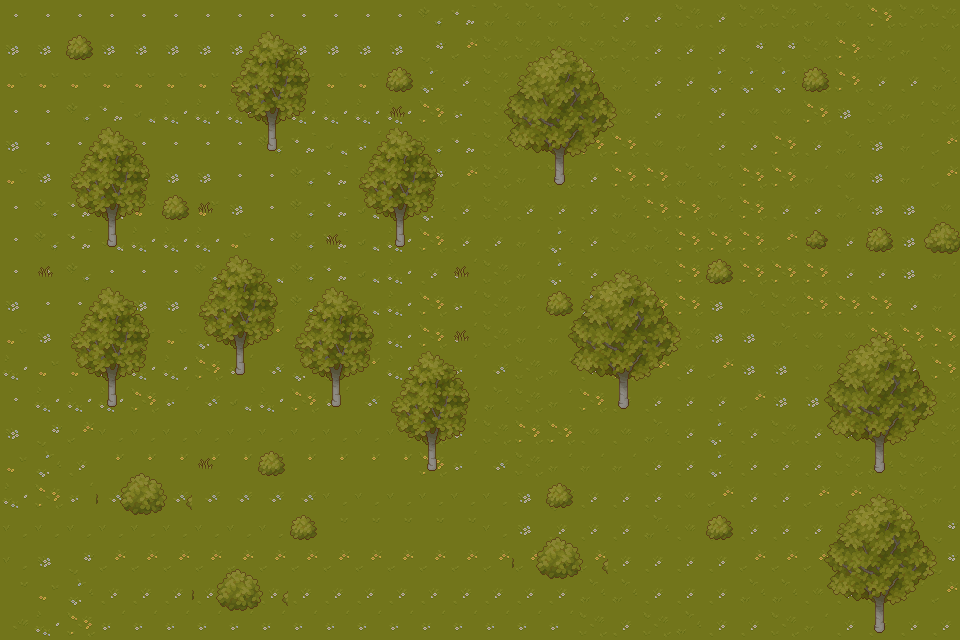

A 2D game scene composited from a Tiled map and its tileset images. What follows is a short description and the map's XML, with every tile layer's data as written:
An orthogonal 30x20 tile map with 32x32 px tiles, 2 tile layers (Base_Map, Plants), 3 tilesets and 11 objects.

<map version="1.10" tiledversion="1.11.0" orientation="orthogonal" renderorder="right-down" width="30" height="20" tilewidth="32" tileheight="32" infinite="0" nextlayerid="4" nextobjectid="12">
 <tileset firstgid="1" name="TX Tileset Grass" tilewidth="32" tileheight="32" tilecount="64" columns="8">
  <image source="TX Tileset Grass.png" width="256" height="256" />
 </tileset>
 <tileset firstgid="65" name="TX Shadow Plant" tilewidth="32" tileheight="32" tilecount="256" columns="16">
  <image source="TX Shadow Plant.png" width="512" height="512" />
 </tileset>
 <tileset firstgid="321" name="TX Plant" tilewidth="32" tileheight="32" tilecount="256" columns="16">
  <image source="TX Plant.png" width="512" height="512" />
 </tileset>
 <layer id="1" name="Base_Map" width="30" height="20">
  <data encoding="csv">
5,5,5,5,5,5,5,5,5,5,5,5,5,6,7,18,18,18,18,23,23,26,23,26,26,18,18,30,26,26,
13,13,13,13,13,13,13,13,5,13,13,13,13,14,15,26,26,26,26,26,23,23,23,14,14,26,30,26,27,19,
21,21,21,21,21,21,21,21,13,21,21,21,21,22,23,26,27,22,22,18,23,23,22,22,22,30,30,23,23,18,
5,5,6,7,8,29,29,29,21,29,29,29,29,30,31,26,30,30,30,19,23,27,23,19,19,30,13,26,27,26,
13,5,5,5,5,5,5,5,6,7,8,31,5,6,7,26,27,18,30,30,19,27,23,23,30,23,18,13,27,15,
21,13,13,13,13,13,13,5,5,6,7,8,13,14,15,26,27,26,23,30,30,18,18,30,30,27,19,13,27,15,
5,6,7,8,21,21,21,13,5,6,7,8,21,22,23,26,23,23,23,18,30,30,18,30,23,23,18,13,13,19,
5,6,7,8,29,29,29,21,5,6,7,8,29,30,23,23,27,22,23,26,18,30,30,30,15,23,23,26,13,27,
5,5,6,5,5,5,6,7,8,6,7,8,29,23,31,26,27,22,23,23,18,30,13,30,30,30,23,23,13,27,
13,5,5,13,13,13,14,15,16,6,7,8,29,30,31,26,27,19,22,23,30,30,13,18,26,30,30,30,23,27,
21,13,13,21,21,21,22,23,24,14,15,16,29,30,31,26,27,27,22,30,30,26,13,13,18,19,19,30,30,30,
29,21,21,29,29,29,30,31,32,22,23,24,29,30,31,32,26,27,23,30,15,23,15,13,13,19,27,23,23,30,
5,29,29,29,30,31,32,8,29,30,31,32,8,30,31,18,26,27,30,23,23,23,23,15,13,13,23,23,19,26,
13,14,15,16,16,16,16,16,16,16,16,16,16,30,31,26,30,30,19,19,18,23,22,23,26,23,23,18,18,26,
21,22,23,24,24,24,24,24,24,24,24,24,24,30,31,32,26,27,27,27,23,23,22,23,23,23,26,18,26,27,
29,30,31,32,32,32,32,32,32,32,12,12,12,12,12,12,13,14,23,23,23,19,15,23,23,15,15,26,26,27,
12,12,12,12,12,12,12,12,12,12,20,20,20,20,20,12,13,23,23,23,18,19,23,23,23,23,15,26,27,14,
12,13,14,15,15,15,15,15,15,15,15,15,15,15,15,15,15,15,15,23,23,23,23,15,15,15,15,26,27,14,
20,21,22,23,23,23,23,23,23,23,23,23,23,23,23,23,23,23,18,18,23,23,23,18,18,19,23,26,27,15,
28,29,30,31,31,31,31,31,31,31,31,31,31,31,31,31,31,31,26,23,26,18,23,23,26,27,23,23,23,23
</data>
 </layer>
 <layer id="3" name="Plants" width="30" height="20">
  <data encoding="csv">
0,0,0,0,0,0,0,330,331,332,0,0,0,0,0,0,0,0,0,0,0,0,0,0,0,0,0,0,0,0,
0,0,420,0,0,0,0,346,347,348,0,0,0,0,0,321,322,323,324,325,0,0,0,0,0,0,0,0,0,0,
0,0,0,0,0,0,0,362,363,364,0,0,420,0,0,337,338,339,340,341,0,0,0,0,0,420,0,0,0,0,
0,0,330,331,332,0,0,378,379,380,0,330,516,332,0,353,354,355,356,357,0,0,0,0,0,0,0,0,0,0,
0,0,346,347,348,0,0,394,395,396,0,346,347,348,0,369,370,371,372,373,0,0,0,0,0,0,0,0,0,0,
0,0,362,363,364,0,0,0,0,0,0,362,363,364,0,385,386,387,388,389,0,0,0,0,0,0,0,0,0,0,
0,0,378,379,380,420,516,0,0,0,0,378,379,380,0,0,0,0,0,0,0,0,0,0,401,402,403,404,405,406,
0,0,394,395,396,0,330,331,332,0,516,394,395,396,0,0,0,0,0,0,0,0,0,0,417,418,419,420,421,422,
0,516,330,331,332,0,346,347,348,330,331,332,0,0,516,0,0,321,322,323,324,325,420,0,433,434,435,436,437,438,
0,0,346,347,348,0,362,363,364,346,347,348,0,0,0,0,0,420,338,339,340,341,0,0,0,0,0,0,0,0,
0,0,362,363,364,0,378,379,380,362,363,364,330,331,516,0,0,353,354,355,356,357,0,0,0,321,322,323,324,325,
0,0,378,379,380,0,394,395,396,378,379,380,346,347,348,0,0,369,370,371,372,373,0,0,0,337,338,339,340,341,
0,0,394,395,396,0,0,0,0,394,395,396,362,363,364,0,0,385,386,387,388,389,0,0,0,353,354,355,356,357,
0,0,0,0,0,0,0,0,0,0,0,0,378,379,380,0,0,0,0,0,0,0,0,0,0,369,370,371,372,373,
0,0,0,407,408,409,516,0,420,0,0,0,394,395,396,0,0,0,0,0,0,0,0,0,0,385,386,387,388,389,
0,0,0,423,424,425,0,0,0,0,0,0,0,0,0,0,0,420,0,0,0,0,0,0,0,321,322,323,324,325,
0,0,0,439,440,441,0,0,0,420,0,0,0,0,0,0,407,408,409,0,0,0,420,0,0,337,338,339,340,341,
0,0,0,0,0,0,407,408,409,0,0,0,0,0,0,0,423,424,425,0,0,0,0,0,0,353,354,355,356,357,
0,0,0,0,0,0,423,424,425,0,0,0,0,0,0,0,439,440,441,0,0,0,0,0,0,369,370,371,372,373,
0,0,0,0,0,0,439,440,441,0,0,0,0,0,0,0,0,0,0,0,0,0,0,0,0,385,386,387,388,389
</data>
 </layer>
 <objectgroup id="2" name="Collision" class="collision">
  <object id="1" x="256" y="96" width="32" height="64" />
  <object id="2" x="384" y="192" width="32" height="64" />
  <object id="3" x="96" y="192" width="32" height="64" />
  <object id="4" x="96" y="352" width="32" height="64" />
  <object id="5" x="224" y="320" width="32" height="64" />
  <object id="6" x="320" y="352" width="32" height="64" />
  <object id="7" x="416" y="416" width="32" height="64" />
  <object id="8" x="544" y="128" width="32" height="64" />
  <object id="9" x="608" y="352" width="32" height="64" />
  <object id="10" x="864" y="416" width="32" height="64" />
  <object id="11" x="864" y="576" width="32" height="64" />
 </objectgroup>
</map>
